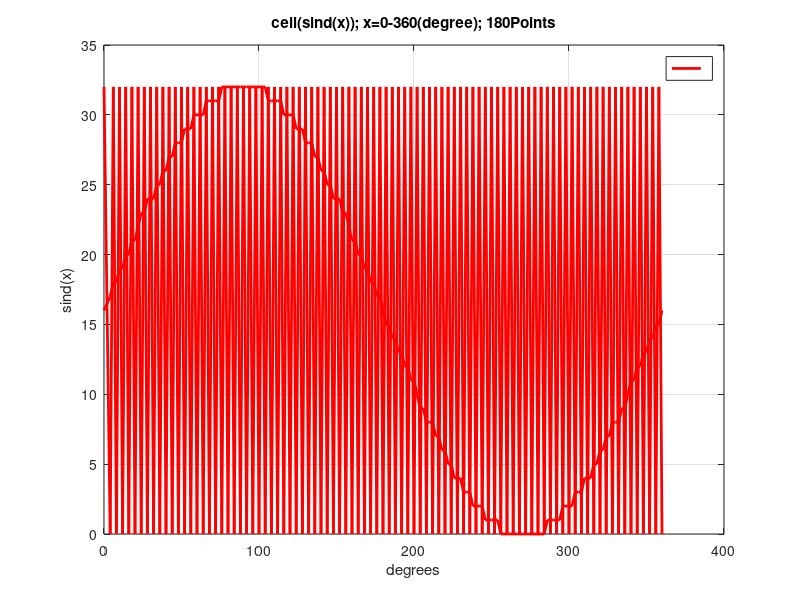

The MATLAB source for this figure:
clc
clear all
close all

a(:,1) = 1:1:180;
b(:,1) = 1:1:180

for w = 1:1:180
    
    if w == 1
        r(w) = 0;
    else
        r(w,1) = w*2.0; % 180 wertilis shemtxveva
    end
    
    if (w == 180)
        r(w) = 360;
    end
    
    d(w,1) = ceil((32*sind(r(w))+31)/2);
%     d(w,1) = ceil((32*sind(r(w))));

    iseven = rem(w, 2) == 0
    if iseven == 0
    l(w,1) = 32;
    else
    l(w,1) = 0;   
    end
        
end

sinDat_0_360Dg_180Po = [a(:,1) d(:,1)];
Dat_32_0 = [b(:,1) l(:,1)];

FileName = 'sinDat_0_360Dg_180Po.dat';
fid = fopen(FileName, 'w');

for k = 1:180
   fprintf(fid,'%5d  %5d\n',            sinDat_0_360Dg_180Po(k,1),sinDat_0_360Dg_180Po(k,2));
end
fclose(fid);

clear k

FileName = 'Dat_32_0.dat';
fid = fopen(FileName, 'w');

for k = 1:180
   fprintf(fid,'%5d  %5d\n',            Dat_32_0(k,1),Dat_32_0(k,2));
end
fclose(fid);


%% samushao kodi ==========================================================
% l(:,1) = 1:1:360;
% b(:,1) = randi([0 60],1,176);
% 
% d = zeros(176,1);
% for k = 1:1:360
%     if k == 1
%         p = 0;
%         d(k) = (60*sind(p)+60)/2;
%     else
%         d(k) = (60*sind(k)+60)/2;
%     end
% end
% 
% si_ndat        = [l(:,1) d(:,1)];
% inter_sin      = interp1(si_ndat(:,1),si_ndat(:,2),r(:,1),'linear');
% inter_sin_data = [r(:,1) inter_sin(:,1)];
% 
% c = zeros(176,1);
% for n = 1:1:176
%     if n<10
%         c(n) = 10;
%     elseif (n>=10 & n<20)
%         c(n)=2;
%     else
%         c(n)=30;
%     end
% end
%% ========================================================================

fig3 = figure;
hold on
% set(gca,'fontsize',14,'Xscale','log','Yscale','log')
set(fig3,'position',[680   423   671   355])
% plot(r(:,1),d(:,1),'k','LineWidth',2)
plot(r(:,1),sinDat_0_360Dg_180Po(:,2),'r','LineWidth',2)
plot(r(:,1),Dat_32_0(:,2),'r','LineWidth',2)
% set(gca,'YTick',[1e-3 1e-2 1e-1 1e0 1e1 1e2 1e3 1e4 1e5 1e6]);
% set(gca,'YTickLabel',['1m  ';'10m ';'100m';'1   ';'10  ';'100 ';'1k  ';'10k ';'100k';'1M  '])
% set(gca,'XTick',[100 1e3 1e4 1e5 1e6 10e6 100e6]);
title('ceil(sind(x)); x=0-360(degree); 180Points')
xlabel('degrees') 
ylabel('sind(x)')
legend('')
grid on
box on


